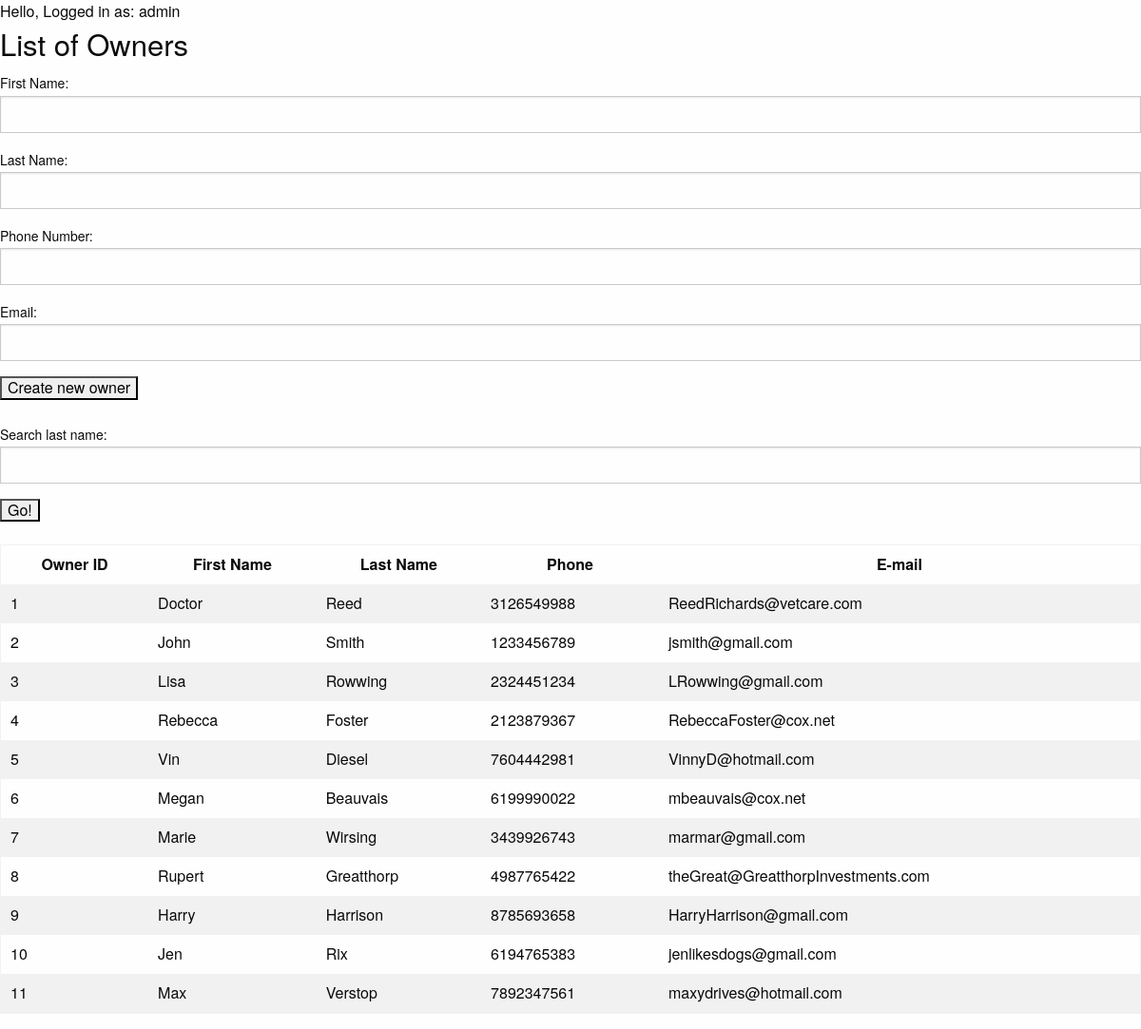
The page /owners.php (signed in) on the database its author committed.
### tables this page shows
CREATE TABLE IF NOT EXISTS Owners(
	Owner_ID INT AUTO_INCREMENT NOT NULL,
	First_Name VARCHAR(255) NOT NULL,
	Last_Name VARCHAR(255) NOT NULL,
	Phone CHAR(10),
	Email VARCHAR(255),
	PRIMARY KEY (Owner_ID)
);

### owners.php (the view, shortened to what this page needs)
<!DOCTYPE html>
<html>
<head>
	<link rel="stylesheet" href="https://cdnjs.cloudflare.com/ajax/libs/foundation/6.7.4/css/foundation.min.css">
</head>
<body>
	<?php
		echo("Logged in as: {$_SESSION["user"]}");
	 ?>
	<h3>List of Owners</h3>
		<form method = "post" action = "new_owner.php">
		<label for = "n_first_name">First Name:</label>
		<input type="text" name="n_first_name">
		<label for = "n_last_name">Last Name:</label>
		<input type="text" name="n_last_name">
		<label for = "n_phone">Phone Number:</label>
		<input type="number" name="n_phone">
		<label for = "n_email">Email:</label>
		<input type="text" name="n_email">
		<input type="submit" value="Create new owner">
	</form>
	<br>
	<form method = "post" action = "owner_search.php">
		<label for = "search">Search last name:</label>
		<input type="text" name="search">
		<input type="submit" value="Go!">
	</form>
	<br>
	<table>
		<tr>
			<th>Owner ID</th><th>First Name</th><th>Last Name</th><th>Phone</th><th>E-mail</th>
		</tr>
<?php
$servername = "localhost";
$username = "root";
$password = "";
$dbname = "vet";
$conn = mysqli_connect($servername, $username, $password, $dbname);
$sql = <<<SQL
SELECT * FROM owners;
SQL;
$result = mysqli_query($conn, $sql);
$data = mysqli_fetch_all($result, MYSQLI_ASSOC);
foreach ($data as $key => $value) {
	echo("<tr><td>{$value["Owner_ID"]}</td><td>{$value["First_Name"]}</td><td>{$value["Last_Name"]}</td><td>{$value["Phone"]}</td><td>{$value["Email"]}</td></tr>");
}
?>
	</table>
</body>
</html>

### rows shown on the page
owners: Owner_ID "1", First_Name "Doctor", Last_Name "Reed", Phone "3126549988", Email "ReedRichards@vetcare.com"
owners: Owner_ID "2", First_Name "John", Last_Name "Smith", Phone "1233456789", Email "jsmith@gmail.com"
owners: Owner_ID "3", First_Name "Lisa", Last_Name "Rowwing", Phone "2324451234", Email "LRowwing@gmail.com"
owners: Owner_ID "4", First_Name "Rebecca", Last_Name "Foster", Phone "2123879367", Email "RebeccaFoster@cox.net"
owners: Owner_ID "5", First_Name "Vin", Last_Name "Diesel", Phone "7604442981", Email "VinnyD@hotmail.com"
owners: Owner_ID "6", First_Name "Megan", Last_Name "Beauvais", Phone "6199990022", Email "mbeauvais@cox.net"
owners: Owner_ID "7", First_Name "Marie", Last_Name "Wirsing", Phone "3439926743", Email "marmar@gmail.com"
owners: Owner_ID "8", First_Name "Rupert", Last_Name "Greatthorp", Phone "4987765422", Email "theGreat@GreatthorpInvestments.com"
owners: Owner_ID "9", First_Name "Harry", Last_Name "Harrison", Phone "8785693658", Email "HarryHarrison@gmail.com"
owners: Owner_ID "10", First_Name "Jen", Last_Name "Rix", Phone "6194765383", Email "jenlikesdogs@gmail.com"
owners: Owner_ID "11", First_Name "Max", Last_Name "Verstop", Phone "7892347561", Email "maxydrives@hotmail.com"

### other values the page prints
$_SESSION["user"] "admin"
